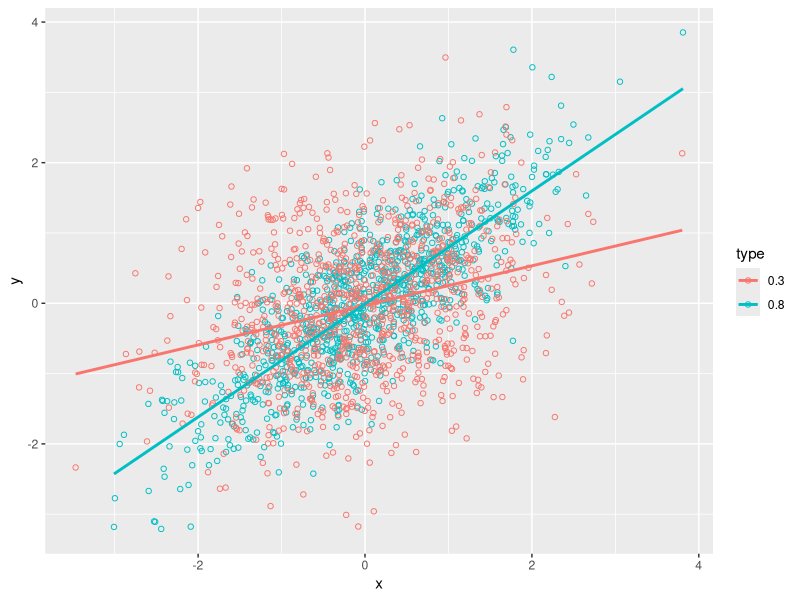
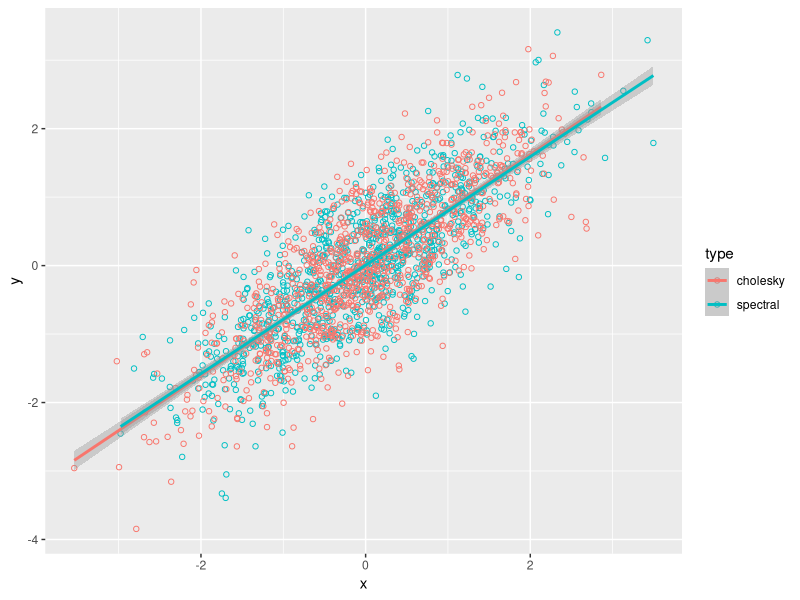
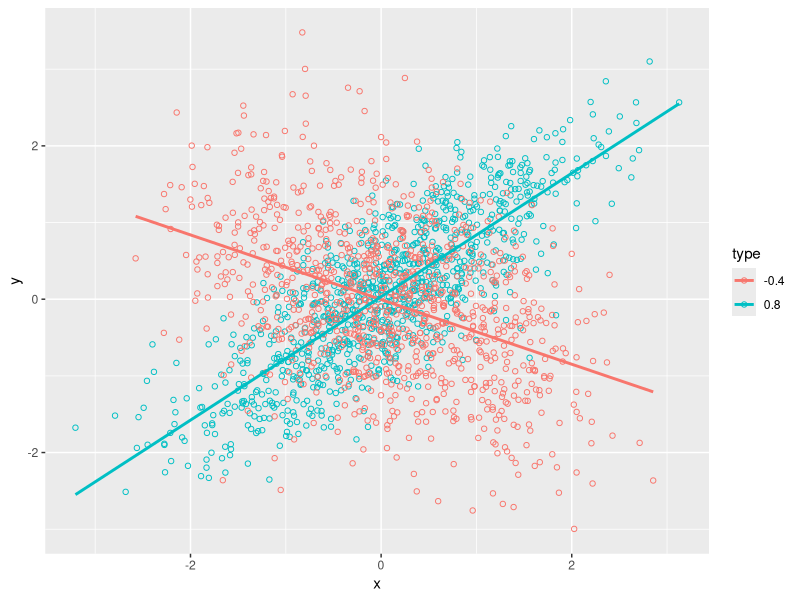

These charts were generated, in order, by the following R code:
#Test 1 ####
N <- 1000


#Cholesky decomposition
e1 <- rnorm(N)
e2 <- rnorm(N)
rho <- 0.3
x1 <- e1
x2 <- rho * x1 + sqrt(1-rho*rho) * e2


dat = data.frame(x = x1, y = x2, type=as.character(rho))

head(dat)

set.seed(1)
e1 <- rnorm(N)
e2 <- rnorm(N)
rho <- 0.8
x1 <- e1
x2 <- rho * x1 + sqrt(1-rho*rho) * e2

dat = rbind(data.frame(x = x1, y = x2, type=as.character(rho)), 
                       dat)

library(ggplot2)

# Set color by cond
ggplot(dat, aes(x=x, y=y, color=type)) + geom_point(shape=1) + 
  geom_smooth(method=lm,   # Add linear regression lines
              se=FALSE)    # Don't add shaded confidence region


#====================== SVD and root matrix way ==============#
covMat <- rbind(c(1, 0.9),
                c(0.9, 1))

svdRes <- svd(covMat)
U <- svdRes$u
D <- diag(svdRes$d)
V <- svdRes$v

#We should get back covMat here
U %*% D %*% t(V)

#Since covMat symmetric => 
eigen(covMat)
A = U %*% D^0.5


getTransformMatrix <- function(covMat)
{
  svdRes <- svd(covMat)
  
  U <- svdRes$u
  D <- diag(svdRes$d)
  V <- svdRes$v
  A = U %*% (D^0.5)
  A
}

rho = 0.8
covMat = rbind(c(1, rho),
               c(rho, 1))

A = getTransformMatrix(covMat)



#First, Cholesky way
#set.seed(1)
e1 <- rnorm(N)
e2 <- rnorm(N)
rho <- 0.8
x1 <- e1
x2 <- rho * x1 + sqrt(1-rho*rho) * e2


#Second spectral transform way
covMat = rbind(c(1, rho),
               c(rho, 1))

A = getTransformMatrix(covMat)
head(data.frame(x1, x2))
head(e1)
head(e2)
E <- rbind(e1, e2)
result <- A %*% E

dat_s <- data.frame(x = result[1,], y = result[2,], "type" = "spectral")
dat_c <- data.frame(x = x1 , y = x2, "type" = "cholesky")
# Set color by cond
ggplot(rbind(dat_s, dat_c), aes(x=x, y=y, color=type)) + geom_point(shape=1) + 
  geom_smooth(method=lm,   # Add linear regression lines
              se=TRUE)    # Don't add shaded confidence region



#------------  Two correlated sets of normals ----------#

rho1 <- 0.8
rho2 = -0.4
#1. Generate independent Normals
e <- matrix(rnorm(2*N), nrow = 2)

covMat1 <- rbind(c(1, rho1),
                c(rho1, 1))
covMat2 <- rbind(c(1, rho2),
                 c(rho2, 1))

result1 <- getTransformMatrix(covMat1) %*% e
result2 <- getTransformMatrix(covMat2) %*% e

dat_1 <- data.frame(x = result1[1,], y = result1[2,], "type" = as.character(rho1))
dat_2 <- data.frame(x = result2[1,], y = result2[2,], "type" = as.character(rho2))

ggplot(rbind(dat_1, dat_2), aes(x=x, y=y, color=type)) + geom_point(shape=1) + 
  geom_smooth(method=lm,   # Add linear regression lines
              se=FALSE)    # Don't add shaded confidence region


